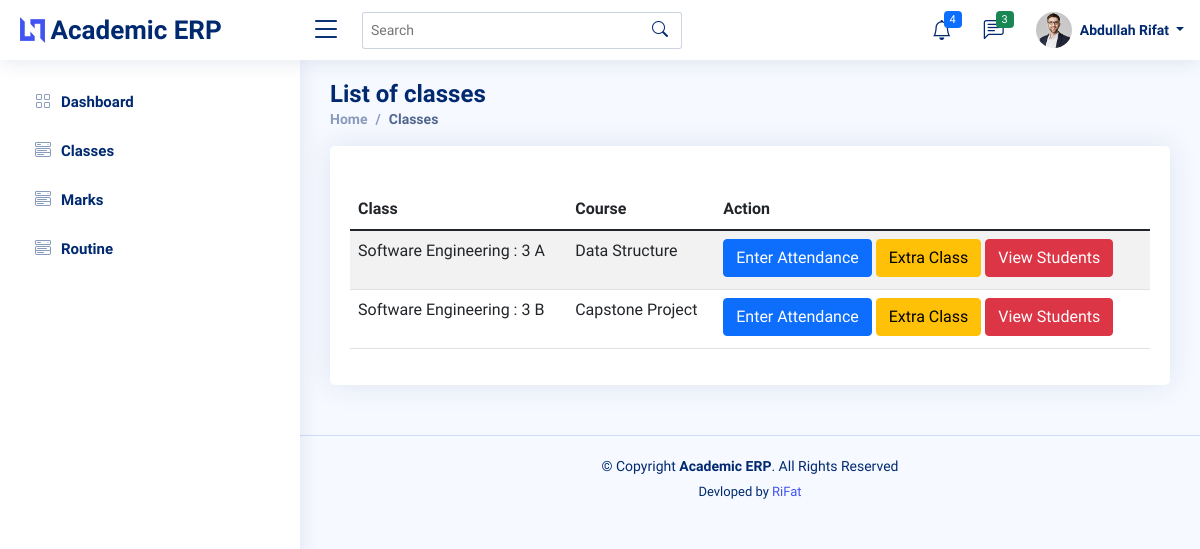
/teacher/08-35-119/1/classes/ (signed in), run on the app's committed database.
### backend/models.py (models this page shows, shortened)
class User(AbstractUser):
    @property
    def is_teacher(self):
        if hasattr(self, 'teacher'):
            return True
        return False

class Teacher(models.Model):
    user = models.OneToOneField(User, on_delete=models.CASCADE, null=True)
    id = models.CharField(primary_key=True, max_length=100)
    dept = models.ForeignKey(Dept, on_delete=models.CASCADE, default=1)
    name = models.CharField(max_length=100)
    sex = models.CharField(max_length=50, choices=sex_choice, default='Male')
    DOB = models.DateField(default='1980-01-01')
    def __str__(self):
        return self.name

class Assign(models.Model):
    class_id = models.ForeignKey(Class, on_delete=models.CASCADE)
    course = models.ForeignKey(Course, on_delete=models.CASCADE)
    teacher = models.ForeignKey(Teacher, on_delete=models.CASCADE)
    class Meta:
        unique_together = (('course', 'class_id', 'teacher'),)

class Class(models.Model):
    id = models.CharField(primary_key='True', max_length=100)
    dept = models.ForeignKey(Dept, on_delete=models.CASCADE)
    section = models.CharField(max_length=100)
    sem = models.IntegerField()
    class Meta:
        verbose_name_plural = 'classes'
    def __str__(self):
        d = Dept.objects.get(name=self.dept)
        return '%s : %d %s' % (d.name, self.sem, self.section)

class Dept(models.Model):
    id = models.CharField(primary_key='True', max_length=100)
    name = models.CharField(max_length=200)
    def __str__(self):
        return self.name

class Course(models.Model):
    dept = models.ForeignKey(Dept, on_delete=models.CASCADE)
    id = models.CharField(primary_key='True', max_length=50)
    name = models.CharField(max_length=50)
    shortname = models.CharField(max_length=50, default='X')
    def __str__(self):
        return self.name

### backend/views.py (the view)
# urls.py: path('teacher/<slug:teacher_id>/<int:choice>/classes/', views.t_class, name='classes'),
@login_required
def t_class(request, teacher_id, choice):
    teacher = get_object_or_404(Teacher, id=teacher_id)
    return render(request, 'teacher/classes.html', {'teacher': teacher, 'choice': choice})

### backend/templates/teacher/classes.html
{% extends '../asset/base.html' %}
{% load static %}
{% block content %}
<main id="main" class="main">
    <div class="pagetitle">
      <h1>List of classes</h1>
      <nav>
        <ol class="breadcrumb">
          <li class="breadcrumb-item"><a href="{% url 'backend:dashboard' %}">Home</a></li>
          <li class="breadcrumb-item active">Classes</li>
        </ol>
      </nav>
    </div>
    <section class="section dashboard">
      <div class="row">
        <div class="col-lg-12">
            <div class="card">
              <div class="card-body">
                <h5 class="card-title"></h5>
                <table class="table table-striped">
                  <thead>
                    <tr>
                      <th scope="col">Class</th>
                      <th scope="col">Course</th>
                      <th scope="col">Action</th>
                    </tr>
                  </thead>
                  <tbody>
                    {% for item in teacher.assign_set.all %}
                    <tr>
                      <td>{{item.class_id}}</td>
                      <td>{{item.course}}</td>
                      <td>
                        {% if choice == 1 %}
                        <a class="btn btn-primary mb-1" href="{% url 'backend:class_date' item.id %}" role="button">Enter Attendance</a>
                        <a class="btn btn-warning mb-1" href="{% url 'backend:extra_class' item.id %}">Extra Class</a>
                        <a class="btn btn-danger mb-1" href="{% url 'backend:students' item.id %}">View Students</a>
                    {% elif choice == 2 %}
                        <a class="btn btn-primary" href="{% url 'backend:marks_list' item.id %}" role="button">Enter Marks</a>
                        <a class="btn btn-danger" href="{% url 'backend:student_marks' item.id %}">View Students</a>
                    {% elif choice == 3 %}
                        <a class="btn btn-danger" href="#">Generate reports</a>
                    {% endif %}
                      </td>
                    </tr>
                    {% endfor %}
                  </tbody>
                </table>
              </div>
            </div>
        </div>
      </div>
    </section>
  </main>
{% endblock %}

### backend/templates/asset/header.html (shortened to what this page needs)
  {% load static %}
  <header id="header" class="header fixed-top d-flex align-items-center">
    <div class="d-flex align-items-center justify-content-between">
      <a href="index.html" class="logo d-flex align-items-center">
        <img src="{% static 'assets/img/logo.png' %}" alt="">
        <span class="d-none d-lg-block">Academic ERP</span>
      </a>
      <i class="bi bi-list toggle-sidebar-btn"></i>
    </div>
    <div class="search-bar">
      <form class="search-form d-flex align-items-center" method="POST" action="#">
        <input type="text" name="query" placeholder="Search" title="Enter search keyword">
        <button type="submit" title="Search"><i class="bi bi-search"></i></button>
      </form>
    </div>
    <nav class="header-nav ms-auto">
      <ul class="d-flex align-items-center">
        <li class="nav-item dropdown">
          <a class="nav-link nav-icon" href="#" data-bs-toggle="dropdown">
            <i class="bi bi-bell"></i>
            <span class="badge bg-primary badge-number">4</span>
          </a>
        </li>
        <li class="nav-item dropdown">
          <a class="nav-link nav-icon" href="#" data-bs-toggle="dropdown">
            <i class="bi bi-chat-left-text"></i>
            <span class="badge bg-success badge-number">3</span>
          </a>
        </li>
        <li class="nav-item dropdown pe-3">
          <a class="nav-link nav-profile d-flex align-items-center pe-0" href="#" data-bs-toggle="dropdown">
            <img src="{% static 'assets/img/profile-img.jpg' %}" alt="Profile" class="rounded-circle">
            <span class="d-none d-md-block dropdown-toggle ps-2">
              {% if request.user.is_teacher %}
                  {{request.user.teacher}}
                {% elif request.user.is_student %}
                  {{request.user.student}}
                {% endif %}
            </span>
          </a>
            </li>
          </ul>
    </nav>
  </header>

### static/assets/css/style.css (style rules this page uses)
:root { scroll-behavior: smooth; }
body { font-family: "Open Sans", sans-serif; background: #f6f9ff; color: #444444; }
a { color: #4154f1; text-decoration: none; }
h1, h2, h3, h4, h5, h6 { font-family: "Nunito", sans-serif; }
#main { margin-top: 60px; padding: 20px 30px; transition: all 0.3s; }
.pagetitle { margin-bottom: 10px; }
.pagetitle h1 { font-size: 24px; margin-bottom: 0; font-weight: 600; color: #012970; }
.card { margin-bottom: 30px; border: none; border-radius: 5px; box-shadow: 0px 0 30px rgba(1, 41, 112, 0.1); }
.card-title { padding: 20px 0 15px 0; font-size: 18px; font-weight: 500; color: #012970; font-family: "Poppins", sans-serif; }
.card-body { padding: 0 20px 20px 20px; }
.breadcrumb { font-size: 14px; font-family: "Nunito", sans-serif; color: #899bbd; font-weight: 600; }
.breadcrumb a { color: #899bbd; transition: 0.3s; }
.breadcrumb .breadcrumb-item::before { color: #899bbd; }
.breadcrumb .active { color: #51678f; font-weight: 600; }
.logo { line-height: 1; }
@media (min-width: 1200px) { .logo { width: 280px; } }
.logo img { max-height: 26px; margin-right: 6px; }
.logo span { font-size: 26px; font-weight: 700; color: #012970; font-family: "Nunito", sans-serif; }
.header { transition: all 0.5s; z-index: 997; height: 60px; box-shadow: 0px 2px 20px rgba(1, 41, 112, 0.1); background-color: #fff; padding-left: 20px; }
.header .toggle-sidebar-btn { font-size: 32px; padding-left: 10px; cursor: pointer; color: #012970; }
.header .search-bar { min-width: 360px; padding: 0 20px; }
.header .search-form { width: 100%; }
.header .search-form input { border: 0; font-size: 14px; color: #012970; border: 1px solid rgba(1, 41, 112, 0.2); padding: 7px 38px 7px 8px; border-radius: 3px; transition: 0.3s; width: 100%; }
.header .search-form button { border: 0; padding: 0; margin-left: -30px; background: none; }
.header .search-form button i { color: #012970; }
.header-nav ul { list-style: none; }
.header-nav > ul { margin: 0; padding: 0; }
.header-nav .nav-icon { font-size: 20px; color: #012970; }
.header-nav .nav-profile { color: #012970; }
.header-nav .nav-profile img { max-height: 36px; }
.header-nav .nav-profile span { font-size: 14px; font-weight: 600; }
.header-nav .badge-number { position: absolute; inset: 4px 6px auto auto; font-weight: normal; font-size: 11px; padding: 3px 6px; }
@media (min-width: 1200px) { #main, #footer { margin-left: 300px; } }

### data on the page
User: user.teacher "Abdullah Rifat"
Assign: class_id "Software Engineering : 3 A", course "Data Structure"
Assign: class_id "Software Engineering : 3 B", course "Capstone Project"
